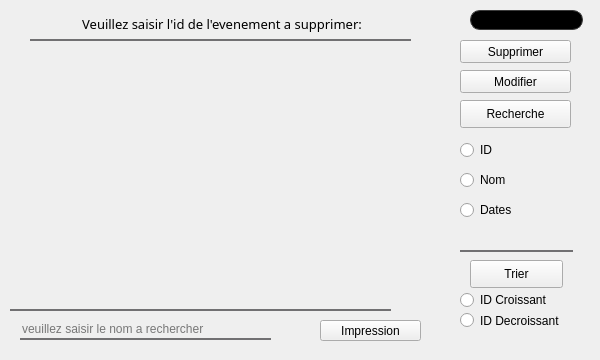
      <widget class="QWidget" name="tab_6">
       <attribute name="title">
        <string>Consulter une session</string>
       </attribute>
       <widget class="QLineEdit" name="lineEdit_2_mar">
        <property name="geometry">
         <rect>
          <x>20</x>
          <y>320</y>
          <width>251</width>
          <height>20</height>
         </rect>
        </property>
        <property name="styleSheet">
         <string notr="true">color: rgb(0, 0, 0);
font: 75 10pt &quot;Century Gothic&quot;;
background:transparent;
border:none;

border-bottom:2px solid#717072;
</string>
        </property>
        <property name="placeholderText">
         <string>veuillez saisir le nom a rechercher</string>
        </property>
       </widget>
       <widget class="QTableView" name="tableView_2_mar">
        <property name="geometry">
         <rect>
          <x>10</x>
          <y>50</y>
          <width>381</width>
          <height>261</height>
         </rect>
        </property>
        <property name="styleSheet">
         <string notr="true">color: rgb(0, 0, 0);
font: 75 10pt &quot;Century Gothic&quot;;
background:transparent;
border:none;

border-bottom:2px solid#717072;
</string>
        </property>
       </widget>
       <widget class="QLineEdit" name="id_supp_3_mar">
        <property name="geometry">
         <rect>
          <x>470</x>
          <y>10</y>
          <width>113</width>
          <height>20</height>
         </rect>
        </property>
        <property name="styleSheet">
         <string notr="true">
    color: rgb(60, 60, 60);
    background-color: rgb(0, 0, 0);
    border: 1px solid rgb(60, 60, 60);
    border-radius: 10px;

</string>
        </property>
       </widget>
       <widget class="QLabel" name="label_35_mar">
        <property name="geometry">
         <rect>
          <x>30</x>
          <y>10</y>
          <width>381</width>
          <height>31</height>
         </rect>
        </property>
        <property name="font">
         <font>
          <family>Century Gothic</family>
          <pointsize>10</pointsize>
          <weight>9</weight>
          <italic>false</italic>
          <bold>false</bold>
         </font>
        </property>
        <property name="styleSheet">
         <string notr="true">color: rgb(0, 0, 0);
font: 75 10pt &quot;Century Gothic&quot;;
background:transparent;
border:none;

border-bottom:2px solid#717072;
</string>
        </property>
        <property name="text">
         <string>&lt;html&gt;&lt;head/&gt;&lt;body&gt;&lt;p align=&quot;center&quot;&gt;Veuillez saisir l'id de l'evenement a supprimer:&lt;/p&gt;&lt;/body&gt;&lt;/html&gt;</string>
        </property>
       </widget>
       <widget class="QPushButton" name="SUPPRIMER_3_mar">
        <property name="geometry">
         <rect>
          <x>460</x>
          <y>40</y>
          <width>111</width>
          <height>23</height>
         </rect>
        </property>
        <property name="styleSheet">
         <string notr="true">background: tranparent;
font: italic 12pt &quot;Century Gothic&quot;;
color: qconicalgradient(cx:0.5, cy:0.5, angle:0, stop:0 rgba(35, 40, 3, 255), stop:0.16 rgba(136, 106, 22, 255), stop:0.225 rgba(166, 140, 41, 255), stop:0.285 rgba(204, 181, 74, 255), stop:0.345 rgba(235, 219, 102, 255), stop:0.415 rgba(245, 236, 112, 255), stop:0.52 rgba(209, 190, 76, 255), stop:0.57 rgba(187, 156, 51, 255), stop:0.635 rgba(168, 142, 42, 255), stop:0.695 rgba(202, 174, 68, 255), stop:0.75 rgba(218, 202, 86, 255), stop:0.815 rgba(208, 187, 73, 255), stop:0.88 rgba(187, 156, 51, 255), stop:0.935 rgba(137, 108, 26, 255), stop:1 rgba(35, 40, 3, 255));
border-bottom:2px solid#717072;
border-color: qconicalgradient(cx:0.5, cy:0.5, angle:0, stop:0 rgba(35, 40, 3, 255), stop:0.16 rgba(136, 106, 22, 255), stop:0.225 rgba(166, 140, 41, 255), stop:0.285 rgba(204, 181, 74, 255), stop:0.345 rgba(235, 219, 102, 255), stop:0.415 rgba(245, 236, 112, 255), stop:0.52 rgba(209, 190, 76, 255), stop:0.57 rgba(187, 156, 51, 255), stop:0.635 rgba(168, 142, 42, 255), stop:0.695 rgba(202, 174, 68, 255), stop:0.75 rgba(218, 202, 86, 255), stop:0.815 rgba(208, 187, 73, 255), stop:0.88 rgba(187, 156, 51, 255), stop:0.935 rgba(137, 108, 26, 255), stop:1 rgba(35, 40, 3, 255));
background-color: rgb(255, 212, 250);

border-radius:15px;}
QPushButton:hover{
	
	background-color: rgb(234, 78, 117);</string>
        </property>
        <property name="text">
         <string>Supprimer</string>
        </property>
       </widget>
       <widget class="QPushButton" name="SUPPRIMER_4_mar">
        <property name="geometry">
         <rect>
          <x>460</x>
          <y>70</y>
          <width>111</width>
          <height>23</height>
         </rect>
        </property>
        <property name="styleSheet">
         <string notr="true">background: tranparent;
font: italic 12pt &quot;Century Gothic&quot;;
color: qconicalgradient(cx:0.5, cy:0.5, angle:0, stop:0 rgba(35, 40, 3, 255), stop:0.16 rgba(136, 106, 22, 255), stop:0.225 rgba(166, 140, 41, 255), stop:0.285 rgba(204, 181, 74, 255), stop:0.345 rgba(235, 219, 102, 255), stop:0.415 rgba(245, 236, 112, 255), stop:0.52 rgba(209, 190, 76, 255), stop:0.57 rgba(187, 156, 51, 255), stop:0.635 rgba(168, 142, 42, 255), stop:0.695 rgba(202, 174, 68, 255), stop:0.75 rgba(218, 202, 86, 255), stop:0.815 rgba(208, 187, 73, 255), stop:0.88 rgba(187, 156, 51, 255), stop:0.935 rgba(137, 108, 26, 255), stop:1 rgba(35, 40, 3, 255));
border-bottom:2px solid#717072;
border-color: qconicalgradient(cx:0.5, cy:0.5, angle:0, stop:0 rgba(35, 40, 3, 255), stop:0.16 rgba(136, 106, 22, 255), stop:0.225 rgba(166, 140, 41, 255), stop:0.285 rgba(204, 181, 74, 255), stop:0.345 rgba(235, 219, 102, 255), stop:0.415 rgba(245, 236, 112, 255), stop:0.52 rgba(209, 190, 76, 255), stop:0.57 rgba(187, 156, 51, 255), stop:0.635 rgba(168, 142, 42, 255), stop:0.695 rgba(202, 174, 68, 255), stop:0.75 rgba(218, 202, 86, 255), stop:0.815 rgba(208, 187, 73, 255), stop:0.88 rgba(187, 156, 51, 255), stop:0.935 rgba(137, 108, 26, 255), stop:1 rgba(35, 40, 3, 255));
background-color: rgb(255, 212, 250);

border-radius:15px;}
QPushButton:hover{
	
	background-color: rgb(234, 78, 117);</string>
        </property>
        <property name="text">
         <string>Modifier</string>
        </property>
       </widget>
       <widget class="QPushButton" name="pushButton_mar">
        <property name="geometry">
         <rect>
          <x>320</x>
          <y>320</y>
          <width>101</width>
          <height>21</height>
         </rect>
        </property>
        <property name="styleSheet">
         <string notr="true">background: tranparent;
font: italic 12pt &quot;Century Gothic&quot;;
color: qconicalgradient(cx:0.5, cy:0.5, angle:0, stop:0 rgba(35, 40, 3, 255), stop:0.16 rgba(136, 106, 22, 255), stop:0.225 rgba(166, 140, 41, 255), stop:0.285 rgba(204, 181, 74, 255), stop:0.345 rgba(235, 219, 102, 255), stop:0.415 rgba(245, 236, 112, 255), stop:0.52 rgba(209, 190, 76, 255), stop:0.57 rgba(187, 156, 51, 255), stop:0.635 rgba(168, 142, 42, 255), stop:0.695 rgba(202, 174, 68, 255), stop:0.75 rgba(218, 202, 86, 255), stop:0.815 rgba(208, 187, 73, 255), stop:0.88 rgba(187, 156, 51, 255), stop:0.935 rgba(137, 108, 26, 255), stop:1 rgba(35, 40, 3, 255));
border-bottom:2px solid#717072;
border-color: qconicalgradient(cx:0.5, cy:0.5, angle:0, stop:0 rgba(35, 40, 3, 255), stop:0.16 rgba(136, 106, 22, 255), stop:0.225 rgba(166, 140, 41, 255), stop:0.285 rgba(204, 181, 74, 255), stop:0.345 rgba(235, 219, 102, 255), stop:0.415 rgba(245, 236, 112, 255), stop:0.52 rgba(209, 190, 76, 255), stop:0.57 rgba(187, 156, 51, 255), stop:0.635 rgba(168, 142, 42, 255), stop:0.695 rgba(202, 174, 68, 255), stop:0.75 rgba(218, 202, 86, 255), stop:0.815 rgba(208, 187, 73, 255), stop:0.88 rgba(187, 156, 51, 255), stop:0.935 rgba(137, 108, 26, 255), stop:1 rgba(35, 40, 3, 255));
background-color: rgb(255, 212, 250);

border-radius:15px;}
QPushButton:hover{
	
	background-color: rgb(234, 78, 117);</string>
        </property>
        <property name="text">
         <string>Impression</string>
        </property>
       </widget>
       <widget class="QLabel" name="label_28_mar">
        <property name="geometry">
         <rect>
          <x>280</x>
          <y>320</y>
          <width>41</width>
          <height>31</height>
         </rect>
        </property>
        <property name="styleSheet">
         <string notr="true">background:transparent;
image: url(:/new/prefix1/image/—Pngtree—printer vector icon_3791373.png);</string>
        </property>
        <property name="text">
         <string/>
        </property>
       </widget>
       <widget class="QPushButton" name="recherchee_mar">
        <property name="geometry">
         <rect>
          <x>460</x>
          <y>100</y>
          <width>111</width>
          <height>28</height>
         </rect>
        </property>
        <property name="styleSheet">
         <string notr="true">background: tranparent;
font: italic 12pt &quot;Century Gothic&quot;;
color: qconicalgradient(cx:0.5, cy:0.5, angle:0, stop:0 rgba(35, 40, 3, 255), stop:0.16 rgba(136, 106, 22, 255), stop:0.225 rgba(166, 140, 41, 255), stop:0.285 rgba(204, 181, 74, 255), stop:0.345 rgba(235, 219, 102, 255), stop:0.415 rgba(245, 236, 112, 255), stop:0.52 rgba(209, 190, 76, 255), stop:0.57 rgba(187, 156, 51, 255), stop:0.635 rgba(168, 142, 42, 255), stop:0.695 rgba(202, 174, 68, 255), stop:0.75 rgba(218, 202, 86, 255), stop:0.815 rgba(208, 187, 73, 255), stop:0.88 rgba(187, 156, 51, 255), stop:0.935 rgba(137, 108, 26, 255), stop:1 rgba(35, 40, 3, 255));
border-bottom:2px solid#717072;
border-color: qconicalgradient(cx:0.5, cy:0.5, angle:0, stop:0 rgba(35, 40, 3, 255), stop:0.16 rgba(136, 106, 22, 255), stop:0.225 rgba(166, 140, 41, 255), stop:0.285 rgba(204, 181, 74, 255), stop:0.345 rgba(235, 219, 102, 255), stop:0.415 rgba(245, 236, 112, 255), stop:0.52 rgba(209, 190, 76, 255), stop:0.57 rgba(187, 156, 51, 255), stop:0.635 rgba(168, 142, 42, 255), stop:0.695 rgba(202, 174, 68, 255), stop:0.75 rgba(218, 202, 86, 255), stop:0.815 rgba(208, 187, 73, 255), stop:0.88 rgba(187, 156, 51, 255), stop:0.935 rgba(137, 108, 26, 255), stop:1 rgba(35, 40, 3, 255));
background-color: rgb(255, 212, 250);

border-radius:15px;}
QPushButton:hover{
	
	background-color: rgb(234, 78, 117);</string>
        </property>
        <property name="text">
         <string>Recherche</string>
        </property>
       </widget>
       <widget class="QRadioButton" name="ridd_mar">
        <property name="geometry">
         <rect>
          <x>460</x>
          <y>140</y>
          <width>111</width>
          <height>20</height>
         </rect>
        </property>
        <property name="styleSheet">
         <string notr="true">background: tranparent;
font: italic 12pt &quot;Century Gothic&quot;;
color: qconicalgradient(cx:0.5, cy:0.5, angle:0, stop:0 rgba(35, 40, 3, 255), stop:0.16 rgba(136, 106, 22, 255), stop:0.225 rgba(166, 140, 41, 255), stop:0.285 rgba(204, 181, 74, 255), stop:0.345 rgba(235, 219, 102, 255), stop:0.415 rgba(245, 236, 112, 255), stop:0.52 rgba(209, 190, 76, 255), stop:0.57 rgba(187, 156, 51, 255), stop:0.635 rgba(168, 142, 42, 255), stop:0.695 rgba(202, 174, 68, 255), stop:0.75 rgba(218, 202, 86, 255), stop:0.815 rgba(208, 187, 73, 255), stop:0.88 rgba(187, 156, 51, 255), stop:0.935 rgba(137, 108, 26, 255), stop:1 rgba(35, 40, 3, 255));
border-bottom:2px solid#717072;
border-color: qconicalgradient(cx:0.5, cy:0.5, angle:0, stop:0 rgba(35, 40, 3, 255), stop:0.16 rgba(136, 106, 22, 255), stop:0.225 rgba(166, 140, 41, 255), stop:0.285 rgba(204, 181, 74, 255), stop:0.345 rgba(235, 219, 102, 255), stop:0.415 rgba(245, 236, 112, 255), stop:0.52 rgba(209, 190, 76, 255), stop:0.57 rgba(187, 156, 51, 255), stop:0.635 rgba(168, 142, 42, 255), stop:0.695 rgba(202, 174, 68, 255), stop:0.75 rgba(218, 202, 86, 255), stop:0.815 rgba(208, 187, 73, 255), stop:0.88 rgba(187, 156, 51, 255), stop:0.935 rgba(137, 108, 26, 255), stop:1 rgba(35, 40, 3, 255));
background-color: rgb(255, 212, 250);

border-radius:15px;}
QPushButton:hover{
	
	background-color: rgb(234, 78, 117);</string>
        </property>
        <property name="text">
         <string>ID</string>
        </property>
       </widget>
       <widget class="QRadioButton" name="nomm_mar">
        <property name="geometry">
         <rect>
          <x>460</x>
          <y>170</y>
          <width>111</width>
          <height>20</height>
         </rect>
        </property>
        <property name="styleSheet">
         <string notr="true">background: tranparent;
font: italic 12pt &quot;Century Gothic&quot;;
color: qconicalgradient(cx:0.5, cy:0.5, angle:0, stop:0 rgba(35, 40, 3, 255), stop:0.16 rgba(136, 106, 22, 255), stop:0.225 rgba(166, 140, 41, 255), stop:0.285 rgba(204, 181, 74, 255), stop:0.345 rgba(235, 219, 102, 255), stop:0.415 rgba(245, 236, 112, 255), stop:0.52 rgba(209, 190, 76, 255), stop:0.57 rgba(187, 156, 51, 255), stop:0.635 rgba(168, 142, 42, 255), stop:0.695 rgba(202, 174, 68, 255), stop:0.75 rgba(218, 202, 86, 255), stop:0.815 rgba(208, 187, 73, 255), stop:0.88 rgba(187, 156, 51, 255), stop:0.935 rgba(137, 108, 26, 255), stop:1 rgba(35, 40, 3, 255));
border-bottom:2px solid#717072;
border-color: qconicalgradient(cx:0.5, cy:0.5, angle:0, stop:0 rgba(35, 40, 3, 255), stop:0.16 rgba(136, 106, 22, 255), stop:0.225 rgba(166, 140, 41, 255), stop:0.285 rgba(204, 181, 74, 255), stop:0.345 rgba(235, 219, 102, 255), stop:0.415 rgba(245, 236, 112, 255), stop:0.52 rgba(209, 190, 76, 255), stop:0.57 rgba(187, 156, 51, 255), stop:0.635 rgba(168, 142, 42, 255), stop:0.695 rgba(202, 174, 68, 255), stop:0.75 rgba(218, 202, 86, 255), stop:0.815 rgba(208, 187, 73, 255), stop:0.88 rgba(187, 156, 51, 255), stop:0.935 rgba(137, 108, 26, 255), stop:1 rgba(35, 40, 3, 255));
background-color: rgb(255, 212, 250);

border-radius:15px;}
QPushButton:hover{
	
	background-color: rgb(234, 78, 117);</string>
        </property>
        <property name="text">
         <string>Nom</string>
        </property>
       </widget>
       <widget class="QRadioButton" name="datess_mar">
        <property name="geometry">
         <rect>
          <x>460</x>
          <y>200</y>
          <width>111</width>
          <height>20</height>
         </rect>
        </property>
        <property name="styleSheet">
         <string notr="true">background: tranparent;
font: italic 12pt &quot;Century Gothic&quot;;
color: qconicalgradient(cx:0.5, cy:0.5, angle:0, stop:0 rgba(35, 40, 3, 255), stop:0.16 rgba(136, 106, 22, 255), stop:0.225 rgba(166, 140, 41, 255), stop:0.285 rgba(204, 181, 74, 255), stop:0.345 rgba(235, 219, 102, 255), stop:0.415 rgba(245, 236, 112, 255), stop:0.52 rgba(209, 190, 76, 255), stop:0.57 rgba(187, 156, 51, 255), stop:0.635 rgba(168, 142, 42, 255), stop:0.695 rgba(202, 174, 68, 255), stop:0.75 rgba(218, 202, 86, 255), stop:0.815 rgba(208, 187, 73, 255), stop:0.88 rgba(187, 156, 51, 255), stop:0.935 rgba(137, 108, 26, 255), stop:1 rgba(35, 40, 3, 255));
border-bottom:2px solid#717072;
border-color: qconicalgradient(cx:0.5, cy:0.5, angle:0, stop:0 rgba(35, 40, 3, 255), stop:0.16 rgba(136, 106, 22, 255), stop:0.225 rgba(166, 140, 41, 255), stop:0.285 rgba(204, 181, 74, 255), stop:0.345 rgba(235, 219, 102, 255), stop:0.415 rgba(245, 236, 112, 255), stop:0.52 rgba(209, 190, 76, 255), stop:0.57 rgba(187, 156, 51, 255), stop:0.635 rgba(168, 142, 42, 255), stop:0.695 rgba(202, 174, 68, 255), stop:0.75 rgba(218, 202, 86, 255), stop:0.815 rgba(208, 187, 73, 255), stop:0.88 rgba(187, 156, 51, 255), stop:0.935 rgba(137, 108, 26, 255), stop:1 rgba(35, 40, 3, 255));
background-color: rgb(255, 212, 250);

border-radius:15px;}
QPushButton:hover{
	
	background-color: rgb(234, 78, 117);</string>
        </property>
        <property name="text">
         <string>Dates</string>
        </property>
       </widget>
       <widget class="QLineEdit" name="ra_mar">
        <property name="geometry">
         <rect>
          <x>460</x>
          <y>230</y>
          <width>113</width>
          <height>22</height>
         </rect>
        </property>
        <property name="styleSheet">
         <string notr="true">color: rgb(0, 0, 0);
font: 75 10pt &quot;Century Gothic&quot;;
background:transparent;
border:none;

border-bottom:2px solid#717072;
</string>
        </property>
       </widget>
       <widget class="QPushButton" name="trii_mar">
        <property name="geometry">
         <rect>
          <x>470</x>
          <y>260</y>
          <width>93</width>
          <height>28</height>
         </rect>
        </property>
        <property name="styleSheet">
         <string notr="true">background: tranparent;
font: italic 12pt &quot;Century Gothic&quot;;
color: qconicalgradient(cx:0.5, cy:0.5, angle:0, stop:0 rgba(35, 40, 3, 255), stop:0.16 rgba(136, 106, 22, 255), stop:0.225 rgba(166, 140, 41, 255), stop:0.285 rgba(204, 181, 74, 255), stop:0.345 rgba(235, 219, 102, 255), stop:0.415 rgba(245, 236, 112, 255), stop:0.52 rgba(209, 190, 76, 255), stop:0.57 rgba(187, 156, 51, 255), stop:0.635 rgba(168, 142, 42, 255), stop:0.695 rgba(202, 174, 68, 255), stop:0.75 rgba(218, 202, 86, 255), stop:0.815 rgba(208, 187, 73, 255), stop:0.88 rgba(187, 156, 51, 255), stop:0.935 rgba(137, 108, 26, 255), stop:1 rgba(35, 40, 3, 255));
border-bottom:2px solid#717072;
border-color: qconicalgradient(cx:0.5, cy:0.5, angle:0, stop:0 rgba(35, 40, 3, 255), stop:0.16 rgba(136, 106, 22, 255), stop:0.225 rgba(166, 140, 41, 255), stop:0.285 rgba(204, 181, 74, 255), stop:0.345 rgba(235, 219, 102, 255), stop:0.415 rgba(245, 236, 112, 255), stop:0.52 rgba(209, 190, 76, 255), stop:0.57 rgba(187, 156, 51, 255), stop:0.635 rgba(168, 142, 42, 255), stop:0.695 rgba(202, 174, 68, 255), stop:0.75 rgba(218, 202, 86, 255), stop:0.815 rgba(208, 187, 73, 255), stop:0.88 rgba(187, 156, 51, 255), stop:0.935 rgba(137, 108, 26, 255), stop:1 rgba(35, 40, 3, 255));
background-color: rgb(255, 212, 250);

border-radius:15px;}
QPushButton:hover{
	
	background-color: rgb(234, 78, 117);</string>
        </property>
        <property name="text">
         <string>Trier</string>
        </property>
       </widget>
       <widget class="QRadioButton" name="radioButton_mar">
        <property name="geometry">
         <rect>
          <x>460</x>
          <y>290</y>
          <width>111</width>
          <height>20</height>
         </rect>
        </property>
        <property name="styleSheet">
         <string notr="true">background: tranparent;
font: italic 12pt &quot;Century Gothic&quot;;
color: qconicalgradient(cx:0.5, cy:0.5, angle:0, stop:0 rgba(35, 40, 3, 255), stop:0.16 rgba(136, 106, 22, 255), stop:0.225 rgba(166, 140, 41, 255), stop:0.285 rgba(204, 181, 74, 255), stop:0.345 rgba(235, 219, 102, 255), stop:0.415 rgba(245, 236, 112, 255), stop:0.52 rgba(209, 190, 76, 255), stop:0.57 rgba(187, 156, 51, 255), stop:0.635 rgba(168, 142, 42, 255), stop:0.695 rgba(202, 174, 68, 255), stop:0.75 rgba(218, 202, 86, 255), stop:0.815 rgba(208, 187, 73, 255), stop:0.88 rgba(187, 156, 51, 255), stop:0.935 rgba(137, 108, 26, 255), stop:1 rgba(35, 40, 3, 255));
border-bottom:2px solid#717072;
border-color: qconicalgradient(cx:0.5, cy:0.5, angle:0, stop:0 rgba(35, 40, 3, 255), stop:0.16 rgba(136, 106, 22, 255), stop:0.225 rgba(166, 140, 41, 255), stop:0.285 rgba(204, 181, 74, 255), stop:0.345 rgba(235, 219, 102, 255), stop:0.415 rgba(245, 236, 112, 255), stop:0.52 rgba(209, 190, 76, 255), stop:0.57 rgba(187, 156, 51, 255), stop:0.635 rgba(168, 142, 42, 255), stop:0.695 rgba(202, 174, 68, 255), stop:0.75 rgba(218, 202, 86, 255), stop:0.815 rgba(208, 187, 73, 255), stop:0.88 rgba(187, 156, 51, 255), stop:0.935 rgba(137, 108, 26, 255), stop:1 rgba(35, 40, 3, 255));
background-color: rgb(255, 212, 250);

border-radius:15px;}
QPushButton:hover{
	
	background-color: rgb(234, 78, 117);</string>
        </property>
        <property name="text">
         <string>ID Croissant</string>
        </property>
       </widget>
       <widget class="QRadioButton" name="radioButton_2_mar">
        <property name="geometry">
         <rect>
          <x>460</x>
          <y>310</y>
          <width>131</width>
          <height>21</height>
         </rect>
        </property>
        <property name="styleSheet">
         <string notr="true">background: tranparent;
font: italic 12pt &quot;Century Gothic&quot;;
color: qconicalgradient(cx:0.5, cy:0.5, angle:0, stop:0 rgba(35, 40, 3, 255), stop:0.16 rgba(136, 106, 22, 255), stop:0.225 rgba(166, 140, 41, 255), stop:0.285 rgba(204, 181, 74, 255), stop:0.345 rgba(235, 219, 102, 255), stop:0.415 rgba(245, 236, 112, 255), stop:0.52 rgba(209, 190, 76, 255), stop:0.57 rgba(187, 156, 51, 255), stop:0.635 rgba(168, 142, 42, 255), stop:0.695 rgba(202, 174, 68, 255), stop:0.75 rgba(218, 202, 86, 255), stop:0.815 rgba(208, 187, 73, 255), stop:0.88 rgba(187, 156, 51, 255), stop:0.935 rgba(137, 108, 26, 255), stop:1 rgba(35, 40, 3, 255));
border-bottom:2px solid#717072;
border-color: qconicalgradient(cx:0.5, cy:0.5, angle:0, stop:0 rgba(35, 40, 3, 255), stop:0.16 rgba(136, 106, 22, 255), stop:0.225 rgba(166, 140, 41, 255), stop:0.285 rgba(204, 181, 74, 255), stop:0.345 rgba(235, 219, 102, 255), stop:0.415 rgba(245, 236, 112, 255), stop:0.52 rgba(209, 190, 76, 255), stop:0.57 rgba(187, 156, 51, 255), stop:0.635 rgba(168, 142, 42, 255), stop:0.695 rgba(202, 174, 68, 255), stop:0.75 rgba(218, 202, 86, 255), stop:0.815 rgba(208, 187, 73, 255), stop:0.88 rgba(187, 156, 51, 255), stop:0.935 rgba(137, 108, 26, 255), stop:1 rgba(35, 40, 3, 255));
background-color: rgb(255, 212, 250);

border-radius:15px;}
QPushButton:hover{
	
	background-color: rgb(234, 78, 117);</string>
        </property>
        <property name="text">
         <string>ID Decroissant</string>
        </property>
       </widget>
      </widget>
